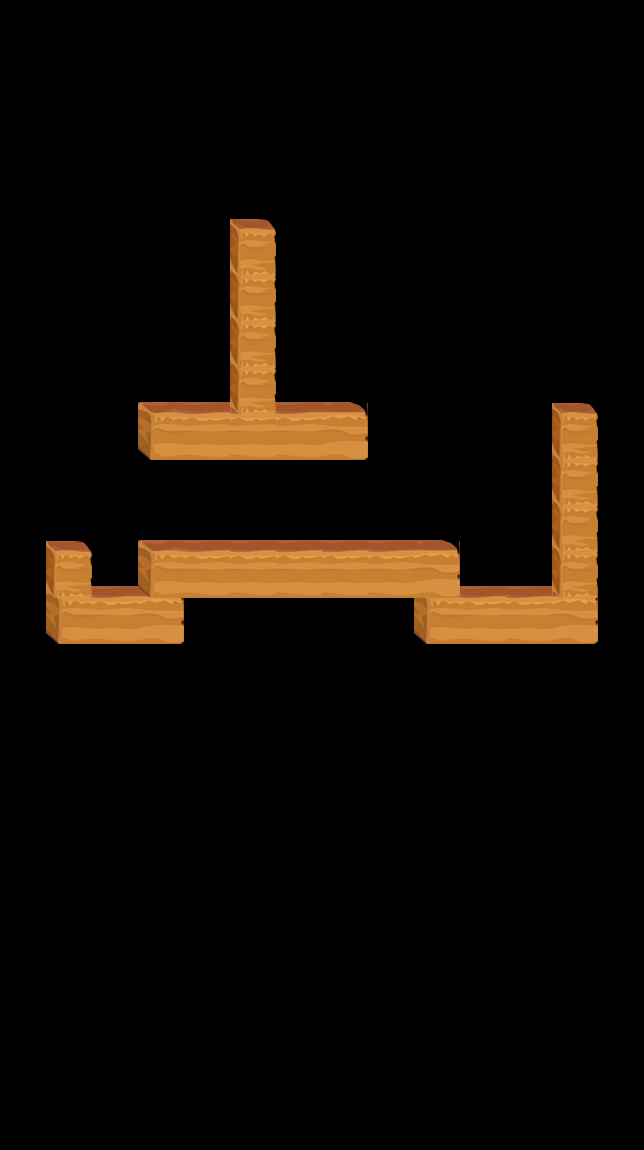

A 2D game scene composited from a Tiled map and its tileset images. What follows is a short description and the map's XML, with each tile layer's data collapsed to a summary:
An orthogonal 14x25 tile map with 46x46 px tiles, 9 tile layers (layer1, layer2, layer3, layer4, ...) and 33 objects (2x stone, startPos1, startPos2, startPos3, apple, ...).

<map version="1.0" orientation="orthogonal" renderorder="right-down" width="14" height="25" tilewidth="46" tileheight="46">
 <tileset firstgid="1" name="road" tilewidth="46" tileheight="58">
  <image source="road.png" width="184" height="58" />
 </tileset>
 <layer name="layer1" width="14" height="25">
  <data>[350 cells, 7 non-empty, 3 distinct tile ids]</data>
 </layer>
 <layer name="layer2" width="14" height="25">
  <data>[350 cells, 9 non-empty, 4 distinct tile ids]</data>
 </layer>
 <layer name="layer3" width="14" height="25">
  <data>[350 cells, 1 non-empty, 1 distinct tile ids]</data>
 </layer>
 <layer name="layer4" width="14" height="25">
  <data>[350 cells, 1 non-empty, 1 distinct tile ids]</data>
 </layer>
 <layer name="layer5" width="14" height="25">
  <data>[350 cells, 6 non-empty, 4 distinct tile ids]</data>
 </layer>
 <layer name="layer6" width="14" height="25">
  <data>[350 cells, 1 non-empty, 1 distinct tile ids]</data>
 </layer>
 <layer name="layer7" width="14" height="25">
  <data>[350 cells, 1 non-empty, 1 distinct tile ids]</data>
 </layer>
 <layer name="layer8" width="14" height="25">
  <data>[350 cells, 1 non-empty, 1 distinct tile ids]</data>
 </layer>
 <layer name="layer9" width="14" height="25">
  <data>[350 cells, 1 non-empty, 1 distinct tile ids]</data>
 </layer>
 <objectgroup name="objLayer">
  <object name="startPos1" x="299" y="528.333" />
  <object name="startPos2" x="252.333" y="529" />
  <object name="startPos3" x="205" y="529.667" />
  <object name="apple" x="114.333" y="483.667" />
  <object name="stone" x="161.333" y="389.667" />
  <object name="stone" x="344" y="390" />
  <object name="exit" x="574" y="389.667" />
 </objectgroup>
 <objectgroup name="tipsLayer">
  <object name="1" x="294.667" y="483.333">
   <properties>
    <property name="dir" value="up" />
   </properties>
   <ellipse />
  </object>
  <object name="2" x="250.667" y="487.333">
   <properties>
    <property name="dir" value="left" />
   </properties>
   <ellipse />
  </object>
  <object name="3" x="206.667" y="484.667">
   <properties>
    <property name="dir" value="left" />
   </properties>
   <ellipse />
  </object>
  <object name="4" x="157.333" y="528.667">
   <properties>
    <property name="dir" value="left" />
   </properties>
   <ellipse />
  </object>
  <object name="5" x="112" y="530">
   <properties>
    <property name="dir" value="left" />
   </properties>
   <ellipse />
  </object>
  <object name="6" x="73.3333" y="532.667">
   <properties>
    <property name="dir" value="left" />
   </properties>
   <ellipse />
  </object>
  <object name="7" x="65.3333" y="482">
   <properties>
    <property name="dir" value="up" />
   </properties>
   <ellipse />
  </object>
  <object name="8" x="64" y="439.333">
   <properties>
    <property name="dir" value="up" />
   </properties>
   <ellipse />
  </object>
  <object name="9" x="110.667" y="438">
   <properties>
    <property name="dir" value="right" />
   </properties>
   <ellipse />
  </object>
  <object name="10" x="112" y="396.667">
   <properties>
    <property name="dir" value="up" />
   </properties>
   <ellipse />
  </object>
  <object name="11" x="113.333" y="348.667">
   <properties>
    <property name="dir" value="up" />
   </properties>
   <ellipse />
  </object>
  <object name="12" x="162.667" y="344.667">
   <properties>
    <property name="dir" value="right" />
   </properties>
   <ellipse />
  </object>
  <object name="13" x="202.667" y="344.667">
   <properties>
    <property name="dir" value="right" />
   </properties>
   <ellipse />
  </object>
  <object name="14" x="201.333" y="392.667">
   <properties>
    <property name="dir" value="down" />
   </properties>
   <ellipse />
  </object>
  <object name="15" x="164" y="392.667">
   <properties>
    <property name="dir" value="left" />
   </properties>
   <ellipse />
  </object>
  <object name="16" x="113.333" y="396.667">
   <properties>
    <property name="dir" value="left" />
   </properties>
   <ellipse />
  </object>
  <object name="17" x="69.3333" y="396.667">
   <properties>
    <property name="dir" value="left" />
   </properties>
   <ellipse />
  </object>
  <object name="18" x="68" y="434">
   <properties>
    <property name="dir" value="down" />
   </properties>
   <ellipse />
  </object>
  <object name="19" x="68" y="482">
   <properties>
    <property name="dir" value="down" />
   </properties>
   <ellipse />
  </object>
  <object name="20" x="122.667" y="532.667">
   <properties>
    <property name="dir" value="right" />
   </properties>
   <ellipse />
  </object>
  <object name="21" x="160" y="535.333">
   <properties>
    <property name="dir" value="right" />
   </properties>
   <ellipse />
  </object>
  <object name="22" x="161.333" y="484.667">
   <properties>
    <property name="dir" value="up" />
   </properties>
   <ellipse />
  </object>
  <object name="23" x="117.333" y="486">
   <properties>
    <property name="dir" value="left" />
   </properties>
   <ellipse />
  </object>
  <object name="24" x="69.3333" y="486">
   <properties>
    <property name="dir" value="left" />
   </properties>
   <ellipse />
  </object>
  <object name="25" x="73.3333" y="444.667">
   <properties>
    <property name="dir" value="up" />
   </properties>
   <ellipse />
  </object>
  <object name="26" x="121.333" y="488.667">
   <properties>
    <property name="dir" value="right" />
   </properties>
   <ellipse />
  </object>
 </objectgroup>
</map>
